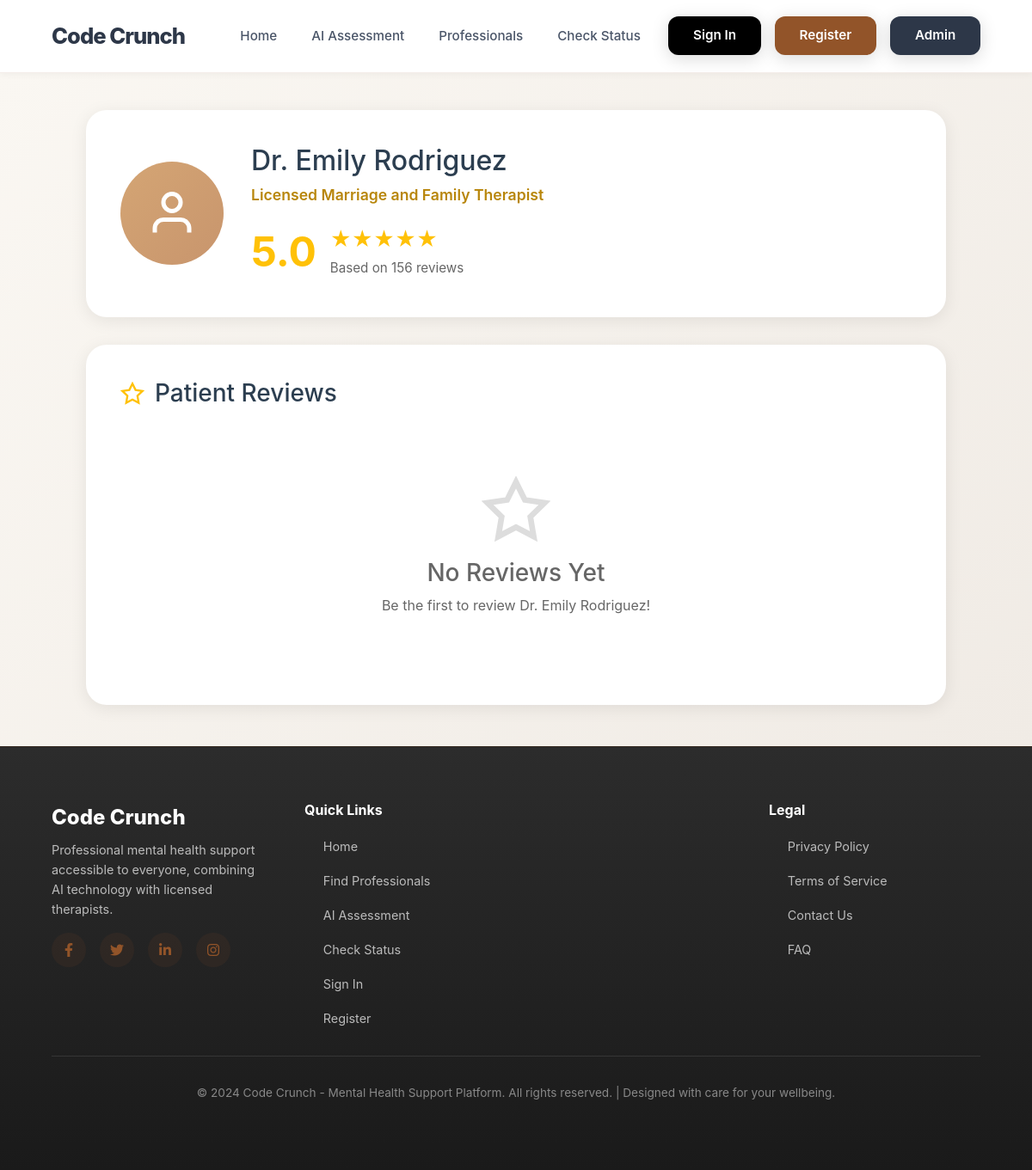
Page /professional/3/reviews on the earlier database version.
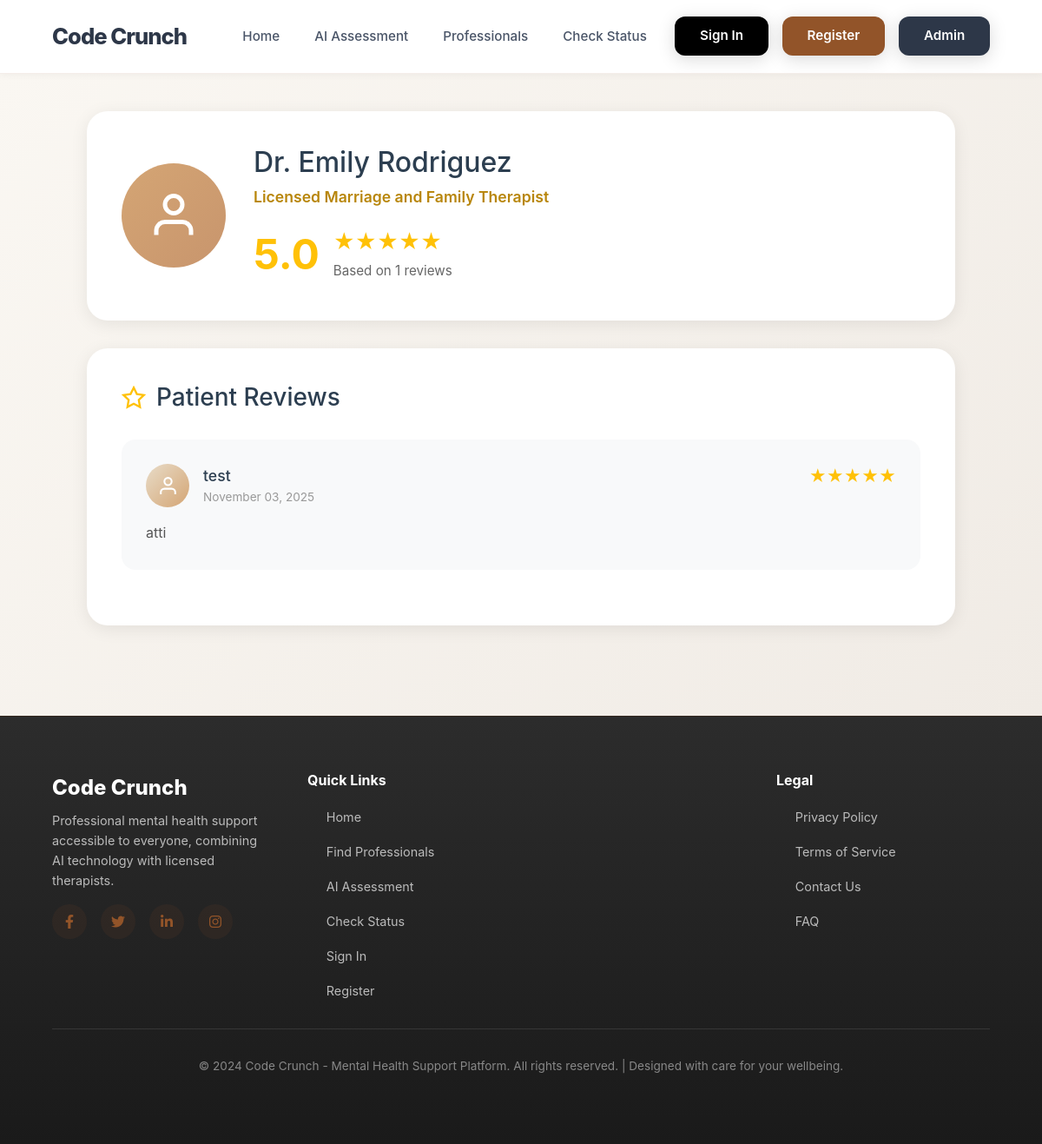
Same page on the later database version.
### app.py (models this page shows, shortened)
class Professional(db.Model):
    id = db.Column(db.Integer, primary_key=True)
    name = db.Column(db.String(100), nullable=False)
    title = db.Column(db.String(100), nullable=False)
    specialization = db.Column(db.String(200), nullable=False)
    bio = db.Column(db.Text, nullable=False)
    experience_years = db.Column(db.Integer, nullable=False)
    education = db.Column(db.Text, nullable=False)
    languages = db.Column(db.String(200), nullable=False)
    image_url = db.Column(db.String(200), default='default-avatar.jpg')
    available_days = db.Column(db.String(200), nullable=False)
    rating = db.Column(db.Float, default=5.0)
    total_reviews = db.Column(db.Integer, default=0)
    is_active = db.Column(db.Boolean, default=True)
    created_at = db.Column(db.DateTime, default=datetime.utcnow)
    appointments = db.relationship('Appointment', backref='professional', lazy=True)
    reviews = db.relationship('Review', backref='professional', lazy=True)

class Review(db.Model):
    id = db.Column(db.Integer, primary_key=True)
    user_id = db.Column(db.Integer, db.ForeignKey('user.id'), nullable=True)
    professional_id = db.Column(db.Integer, db.ForeignKey('professional.id'), nullable=False)
    appointment_id = db.Column(db.Integer, db.ForeignKey('appointment.id'), nullable=False)
    rating = db.Column(db.Integer, nullable=False)  # 1-5 stars
    comment = db.Column(db.Text, nullable=True)
    is_approved = db.Column(db.Boolean, default=True)
    is_anonymous = db.Column(db.Boolean, default=False)
    created_at = db.Column(db.DateTime, default=datetime.utcnow)

class User(db.Model):
    id = db.Column(db.Integer, primary_key=True)
    name = db.Column(db.String(100), nullable=False)
    email = db.Column(db.String(120), unique=True, nullable=False)
    phone = db.Column(db.String(20), nullable=False)
    password_hash = db.Column(db.String(255), nullable=False)
    created_at = db.Column(db.DateTime, default=datetime.utcnow)
    is_active = db.Column(db.Boolean, default=True)
    appointments = db.relationship('Appointment', backref='user', lazy=True)
    reviews = db.relationship('Review', backref='user', lazy=True)

### app.py (the view)
@app.route('/professional/<int:prof_id>/reviews')
def professional_reviews(prof_id):
    professional = Professional.query.get_or_404(prof_id)
    reviews = Review.query.filter_by(
        professional_id=prof_id,
        is_approved=True
    ).order_by(Review.created_at.desc()).all()
    return render_template('professional_reviews.html',
                         professional=professional,
                         reviews=reviews)

### templates/professional_reviews.html (shortened to what this page needs)
{% extends "layout.html" %}
{% block content %}
<div class="reviews-page">
    <div class="reviews-container">
        <div class="prof-header">
            <div class="prof-avatar-large">
                <svg viewBox="0 0 24 24" fill="none" stroke="currentColor" stroke-width="2">
                    <path d="M20 21v-2a4 4 0 0 0-4-4H8a4 4 0 0 0-4 4v2"></path>
                    <circle cx="12" cy="7" r="4"></circle>
                </svg>
            </div>
            <div class="prof-info">
                <h1>{{ professional.name }}</h1>
                <p>{{ professional.title }}</p>
                <div class="rating-summary">
                    <div class="rating-number">{{ professional.rating }}</div>
                    <div class="rating-details">
                        <div class="stars-large">
                            {% for i in range(5) %}★{% endfor %}
                        </div>
                        <div class="rating-count">Based on {{ professional.total_reviews }} reviews</div>
                    </div>
                </div>
            </div>
        </div>
        <div class="reviews-section">
            <h2 class="section-title">
                <svg viewBox="0 0 24 24" fill="none" stroke="currentColor" stroke-width="2">
                    <polygon points="12 2 15.09 8.26 22 9.27 17 14.14 18.18 21.02 12 17.77 5.82 21.02 7 14.14 2 9.27 8.91 8.26 12 2"></polygon>
                </svg>
                Patient Reviews
            </h2>
            {% if reviews %}
                {% for review in reviews %}
                <div class="review-card">
                    <div class="review-header">
                        <div class="reviewer-info">
                            <div class="reviewer-avatar">
                                <svg viewBox="0 0 24 24" fill="none" stroke="currentColor" stroke-width="2">
                                    <path d="M20 21v-2a4 4 0 0 0-4-4H8a4 4 0 0 0-4 4v2"></path>
                                    <circle cx="12" cy="7" r="4"></circle>
                                </svg>
                            </div>
                            <div class="reviewer-details">
                                <h4>
                                    {% if review.is_anonymous %}
                                        Anonymous Patient
                                    {% else %}
                                        {{ review.user.name if review.user else 'Verified Patient' }}
                                    {% endif %}
                                </h4>
                                <div class="review-date">{{ review.created_at.strftime('%B %d, %Y') }}</div>
                            </div>
                        </div>
                        <div class="review-stars">
                            {% for i in range(review.rating) %}★{% endfor %}
                        </div>
                    </div>
                    {% if review.comment %}
                    <div class="review-comment">{{ review.comment }}</div>
                    {% endif %}
                </div>
                {% endfor %}
            {% else %}
                <div class="empty-reviews">
                    <svg viewBox="0 0 24 24" fill="none" stroke="currentColor" stroke-width="2">
                        <polygon points="12 2 15.09 8.26 22 9.27 17 14.14 18.18 21.02 12 17.77 5.82 21.02 7 14.14 2 9.27 8.91 8.26 12 2"></polygon>
                    </svg>
                    <h3>No Reviews Yet</h3>
                    <p>Be the first to review {{ professional.name }}!</p>
                </div>
            {% endif %}
        </div>
    </div>
</div>
{% endblock %}

### templates/layout.html (shortened to what this page needs)
<!DOCTYPE html>
<html lang="en">
    <head>
        <link
            href="https://cdn.jsdelivr.net/npm/bootstrap@5.1.3/dist/css/bootstrap.min.css"
            rel="stylesheet"
        />
        <link
            href="https://cdnjs.cloudflare.com/ajax/libs/font-awesome/6.0.0/css/all.min.css"
            rel="stylesheet"
        />
    </head>
    <body>
        <nav class="modern-nav" id="navbar">
            <a href="{{ url_for('index') }}" class="nav-logo">Code Crunch</a>
            <ul class="nav-links" id="navLinks">
                <li>
                    <a
                        href="{{ url_for('index') }}"
                        class="{{ 'active' if request.endpoint == 'index' else '' }}"
                        >Home</a
                    >
                </li>
                <li>
                    <a
                        href="{{ url_for('ai_assessment') }}"
                        class="{{ 'active' if request.endpoint == 'ai_assessment' else '' }}"
                        >AI Assessment</a
                    >
                </li>
                <li>
                    <a
                        href="{{ url_for('professionals') }}"
                        class="{{ 'active' if request.endpoint == 'professionals' else '' }}"
                        >Professionals</a
                    >
                </li>
                <li>
                    <a
                        href="{{ url_for('check_status') }}"
                        class="{{ 'active' if request.endpoint == 'check_status' else '' }}"
                        >Check Status</a
                    >
                </li>
            </ul>
            <div class="nav-buttons">
                {% if session.user_id %}
                    <div class="user-menu">
                        <span class="user-welcome">Welcome, {{ session.user_name }}</span>
                        <a href="{{ url_for('logout') }}" class="logout-btn">Logout</a>
                    </div>
                {% else %}
                    <div class="user-menu">
                        <a href="{{ url_for('login') }}" class="sign-in-btn">Sign In</a>
                        <a href="{{ url_for('register') }}" class="sign-in-btn" style="background-color: #925429;">Register</a>
                    </div>
                {% endif %}
                <a href="{{ url_for('admin_login') }}" class="sign-in-btn" style="background-color: #2d3748;">Admin</a>
            </div>
        </nav>
        <main>{% block content %}{% endblock %}</main>
        <footer class="modern-footer">
            <div class="footer-content">
                <div class="footer-section">
                    <div class="footer-logo">Code Crunch</div>
                    <p>Professional mental health support accessible to everyone, combining AI technology with licensed therapists.</p>
                    <div class="footer-socials">
                        <a href="#"><i class="fab fa-facebook-f"></i></a>
                        <a href="#"><i class="fab fa-twitter"></i></a>
                        <a href="#"><i class="fab fa-linkedin-in"></i></a>
                        <a href="#"><i class="fab fa-instagram"></i></a>
                    </div>
                </div>
                <div class="footer-section">
                    <h4>Quick Links</h4>
                    <ul class="footer-links">
                        <li><a href="{{ url_for('index') }}">Home</a></li>
                        <li><a href="{{ url_for('professionals') }}">Find Professionals</a></li>
                        <li><a href="{{ url_for('ai_assessment') }}">AI Assessment</a></li>
                        <li><a href="{{ url_for('check_status') }}">Check Status</a></li>
                        {% if session.user_id %}
                        <li><a href="{{ url_for('user_dashboard') }}">My Dashboard</a></li>
                        {% else %}
                        <li><a href="{{ url_for('login') }}">Sign In</a></li>
                        <li><a href="{{ url_for('register') }}">Register</a></li>
                        {% endif %}
                    </ul>
                </div>
                <div class="footer-section">
                    <h4>Legal</h4>
                    <ul class="footer-links">
                        <li><a href="#">Privacy Policy</a></li>
                        <li><a href="#">Terms of Service</a></li>
                        <li><a href="#">Contact Us</a></li>
                        <li><a href="#">FAQ</a></li>
                    </ul>
                </div>
            </div>
            <div class="footer-bottom">
                <p>&copy; 2024 Code Crunch - Mental Health Support Platform. All rights reserved. | Designed with care for your wellbeing.</p>
            </div>
        </footer>
    </body>
</html>

### templates/layout.html (style rules this page uses)
* { margin: 0; padding: 0; box-sizing: border-box; }
html, body { height: 100%; }
body { font-family: -apple-system, BlinkMacSystemFont, "Segoe UI", Roboto, "Helvetica Neue", Arial, sans-serif; background-color: #f9f7f4; color: #1a202c; display: flex; flex-direction: column; min-height: 100vh; }
.modern-nav { position: fixed; top: 0; width: 100%; display: flex; justify-content: space-between; align-items: center; padding: 1.2rem 5%; background: rgba(255, 255, 255, 0.95); backdrop-filter: blur(20px); border-bottom: 1px solid rgba(146, 84, 41, 0.1); z-index: 1000; transition: all 0.4s cubic-bezier(0.4, 0, 0.2, 1); box-shadow: 0 2px 8px rgba(0, 0, 0, 0.04); }
.nav-logo { font-size: 1.6rem; font-weight: 800; color: #2d3748; text-decoration: none; letter-spacing: -1px; transition: all 0.3s ease; }
.nav-links { display: flex; gap: 2.5rem; list-style: none; align-items: center; margin: 0; }
.nav-links a { text-decoration: none; color: #4a5568; font-size: 0.95rem; font-weight: 500; transition: all 0.3s ease; position: relative; }
.nav-links a::after { content: ""; position: absolute; bottom: -5px; left: 50%; transform: translateX(-50%); width: 0; height: 2px; background: #925429; transition: width 0.3s ease; }
.nav-buttons { display: flex; gap: 1rem; align-items: center; }
.sign-in-btn { background-color: #000; color: #ffffff; padding: 0.7rem 1.8rem; border-radius: 12px; border: none; cursor: pointer; font-size: 0.95rem; font-weight: 600; transition: all 0.3s ease; text-decoration: none; display: inline-block; box-shadow: 0 4px 20px rgba(0, 0, 0, 0.15); position: relative; overflow: hidden; }
.sign-in-btn::before { content: ''; position: absolute; top: 0; left: -100%; width: 100%; height: 100%; background: linear-gradient(90deg, transparent, rgba(255, 255, 255, 0.2), transparent); transition: left 0.5s ease; }
.user-menu { display: flex; align-items: center; gap: 1rem; }
main { flex: 1; margin-top: 80px; width: 100%; }
.modern-footer { background: linear-gradient(180deg, #2c2c2c 0%, #1a1a1a 100%); color: #fff; padding: 4rem 5%; margin-top: auto; border-top: 1px solid rgba(146, 84, 41, 0.2); }
.footer-content { max-width: 1400px; margin: 0 auto; display: grid; grid-template-columns: 1fr 2fr 1fr; gap: 3rem; margin-bottom: 2rem; }
.footer-section h4 { font-size: 1rem; font-weight: 700; margin-bottom: 1.2rem; color: #fff; }
.footer-section p { color: #bbb; font-size: 0.9rem; line-height: 1.6; }
.footer-logo { font-size: 1.5rem; font-weight: 800; color: #fff; margin-bottom: 0.5rem; }
.footer-links { display: flex; flex-direction: column; gap: 1rem; list-style: none; margin: 0; padding: 0; }
.footer-links a { color: #bbb; text-decoration: none; font-size: 0.9rem; transition: all 0.3s ease; position: relative; }
.footer-links a::before { content: "→"; margin-right: 0.5rem; opacity: 0; transition: opacity 0.3s ease; }
.footer-socials { display: flex; gap: 1rem; }
.footer-socials a { display: inline-flex; align-items: center; justify-content: center; width: 40px; height: 40px; background: rgba(146, 84, 41, 0.1); color: #925429; border-radius: 50%; transition: all 0.3s ease; text-decoration: none; }
.footer-bottom { text-align: center; padding-top: 2rem; border-top: 1px solid rgba(255, 255, 255, 0.1); color: #888; font-size: 0.85rem; }

Differences in the rows shown:
changed Professional "Dr. Emily Rodriguez": total_reviews "156" → "1"; name "Dr. Emily Rodriguez" → (not shown)
added Review: user "test", created_at "November 03, 2025", rating 5 (drawn), comment "atti"
Other differences:
text no longer shown: "No Reviews Yet Be the first to review !"
